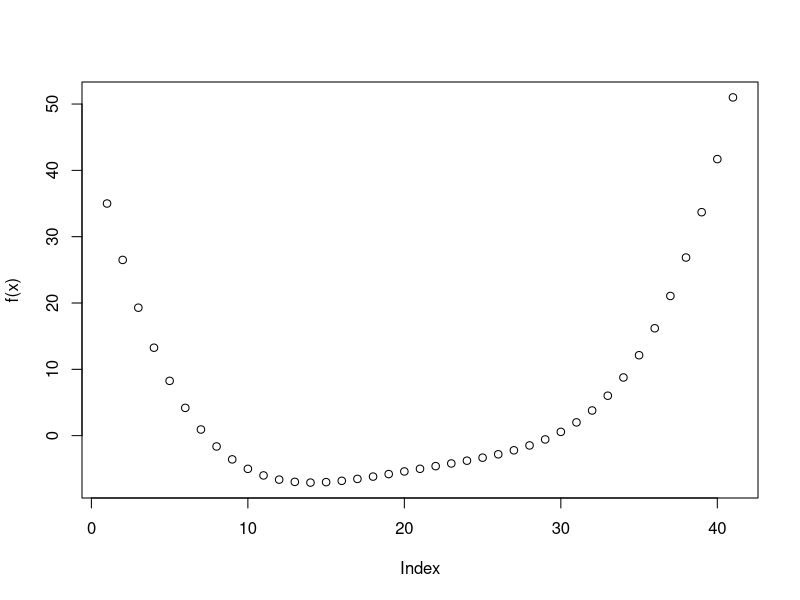
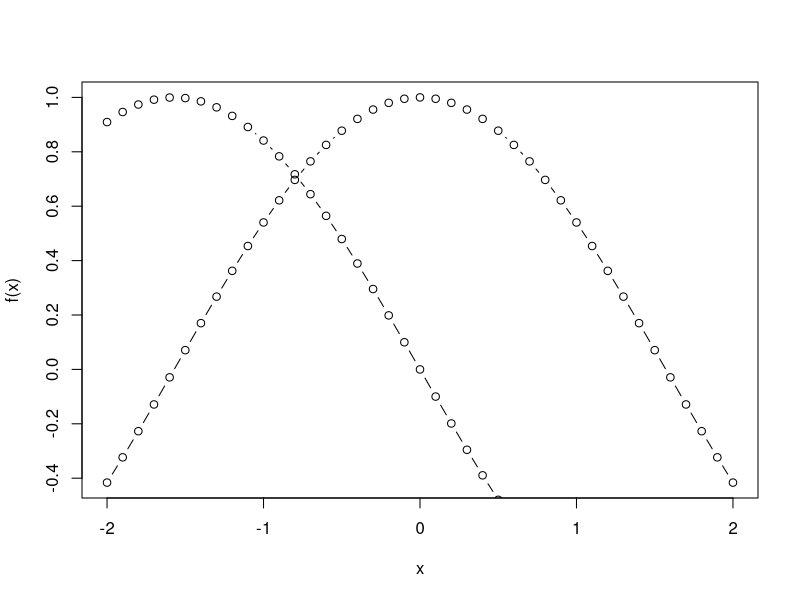

These figures' R source, in order:
f = function (x) 3*x^4+4*x-5
x = seq(-2,2,0.1)
plot(f(x))

nderiv = function (f, x, h) (f(x+h)-f(x))/h
f = function (x) cos(x)
nderiv(f,0.5, 0.0001)
df = function (x) nderiv(f, x, 0.0001)
plot(x, f(x), type='b')
points(x, df(x), type='b')

f = function (x) x^11 - 5*x^2+exp(x)

newton = function (f, x, n) {
  for(i in 1:n){
    x <- x-f(x)/nderiv(f,x,0.0001)
  }
  return(x)
}



